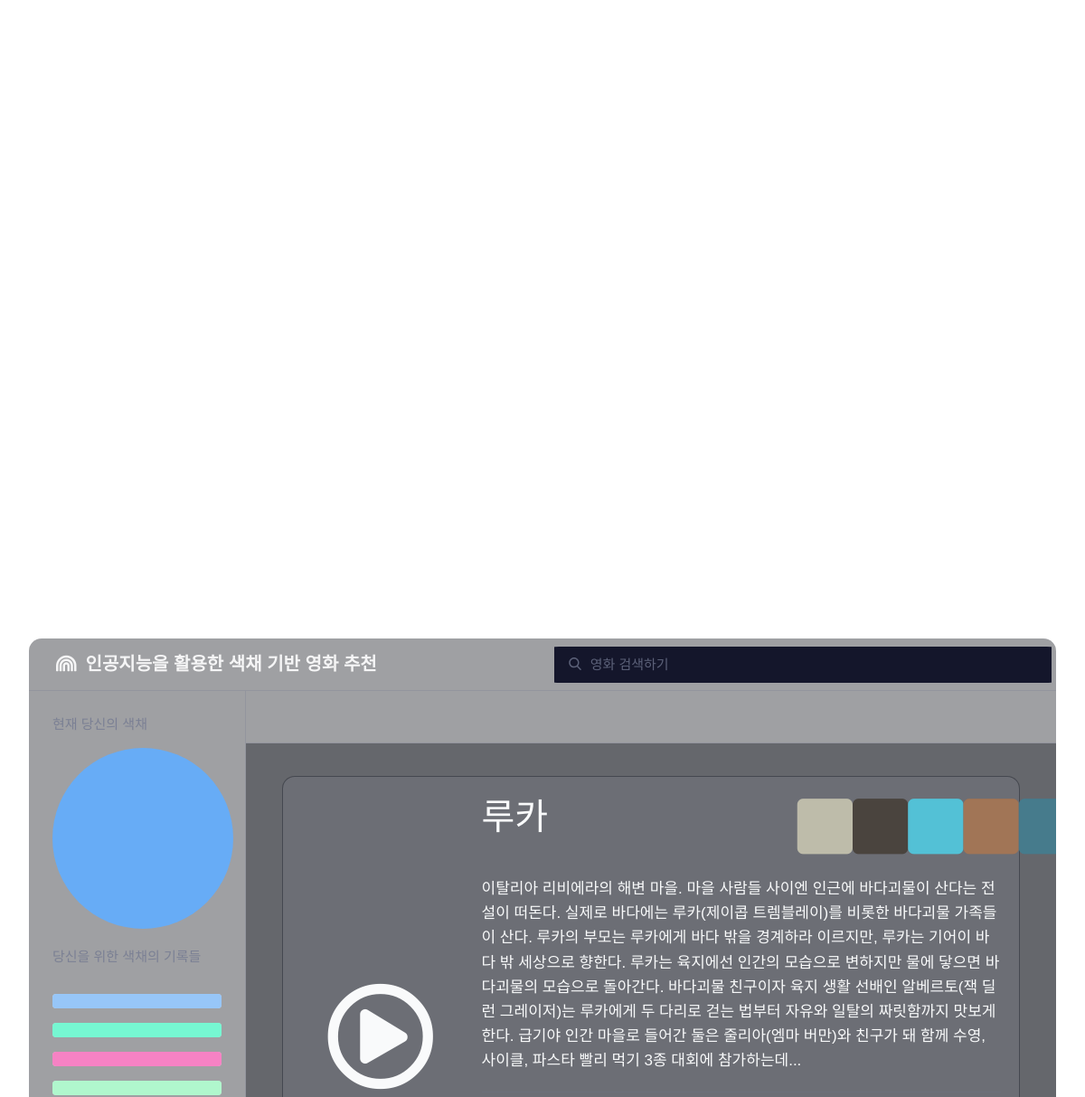
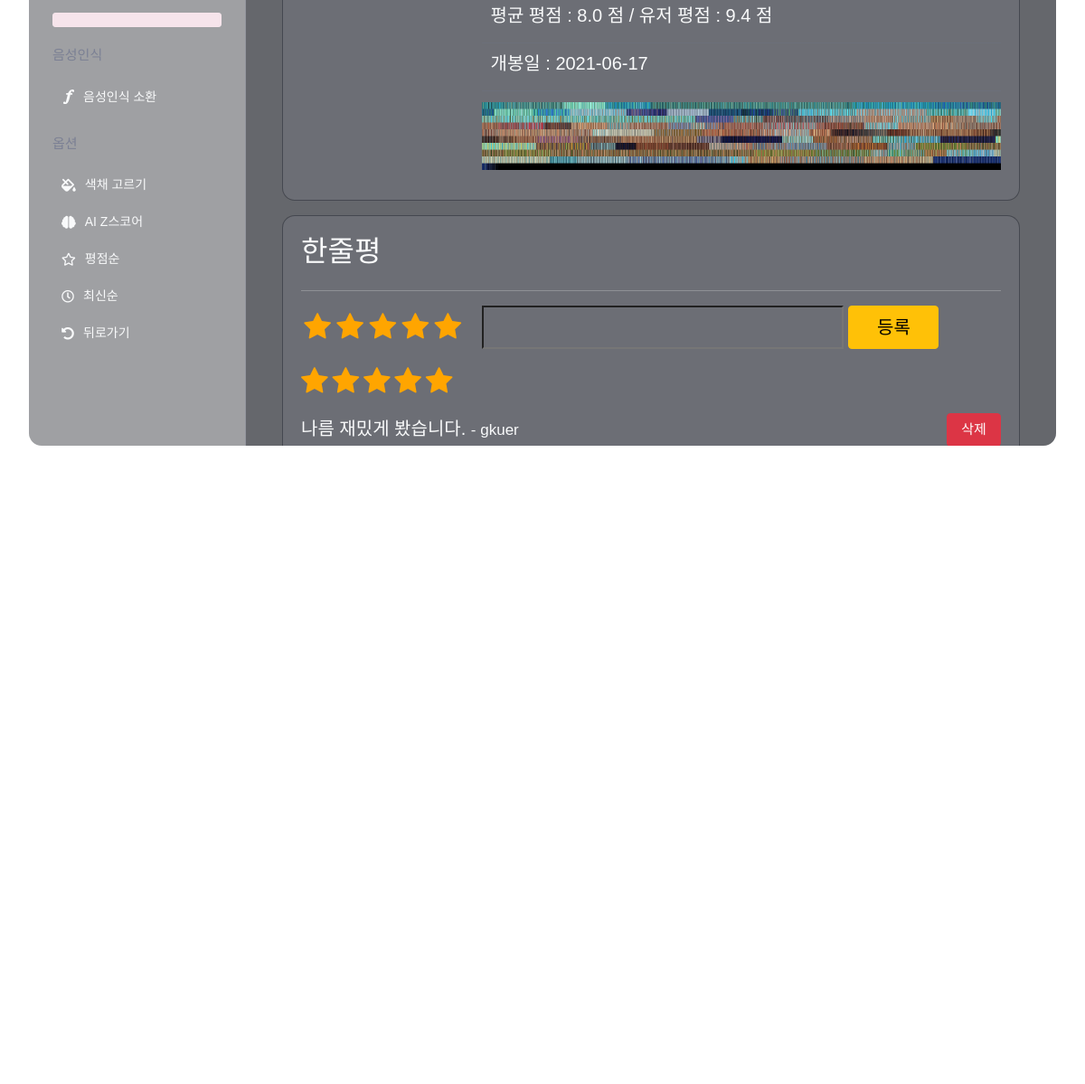
/movies/detail/36/ (signed in), run on the app's committed database (2 pictures, top to bottom).
### movies/models.py (models this page shows, shortened)
class UserColorRecord(models.Model):
    user = models.ForeignKey(settings.AUTH_USER_MODEL, on_delete=models.CASCADE)
    color = models.CharField(max_length=50)

class Movie(models.Model):
    title = models.CharField(max_length=50)
    overview = models.TextField()
    poster_url = models.TextField(null=True)
    naver_grade = models.FloatField(null=True)
    user_grade = models.IntegerField(null=True)
    release_date = models.TextField()
    trailer_url = models.TextField(null=True)

class Color(models.Model):
    movie = models.ForeignKey(Movie, on_delete=models.CASCADE)
    color = models.CharField(max_length=50, null=True) # Main Color
    color_url = models.TextField(null=True) # Frame
    color_1_R = models.CharField(max_length=50)
    color_1_G = models.CharField(max_length=50)
    color_1_B = models.CharField(max_length=50)
    color_2_R = models.CharField(max_length=50)
    color_2_G = models.CharField(max_length=50)
    color_2_B = models.CharField(max_length=50)
    color_3_R = models.CharField(max_length=50)
    color_3_G = models.CharField(max_length=50)
    color_3_B = models.CharField(max_length=50)
    color_4_R = models.CharField(max_length=50)
    color_4_G = models.CharField(max_length=50)
    color_4_B = models.CharField(max_length=50)
    color_5_R = models.CharField(max_length=50)
    color_5_G = models.CharField(max_length=50)
    color_5_B = models.CharField(max_length=50)

class MovieComment(models.Model):
    movie = models.ForeignKey(Movie, on_delete=models.CASCADE, related_name="comments")
    user = models.ForeignKey(settings.AUTH_USER_MODEL, on_delete=models.CASCADE, null=True)
    grade = models.IntegerField()
    content = models.CharField(max_length=50)
    created_at = models.DateTimeField(auto_now_add=True)
    updated_at = models.DateTimeField(auto_now=True)

### accounts/models.py (models this page shows)
class User(AbstractUser):
    point = models.IntegerField(default=0)

### movies/views.py (the view)
# urls.py: path('detail/<int:movie_pk>/', views.detail, name="detail"),
@login_required
@require_safe
def detail(request, movie_pk):
    if not request.user.usercolorrecord_set.all():
        return redirect('movies:choice')
    movie = Movie.objects.get(id = movie_pk)
    colors = request.user.usercolorrecord_set.all()                # Color List
    last_color = colors[len(colors)-1]                             # Picked Color
    colors = reversed(colors)                                      # Color Sort(Recently)
    comments = movie.comments.all()
    user_grade = 0
    if comments:
        for comment in comments:
            user_grade += comment.grade
        user_grade = 2*round(user_grade / len(comments),1)
    else:
        user_grade = "-"
    comments = MovieComment.objects.select_related('user').filter(movie = movie)
    reviews = Review.objects.select_related('user').filter(movie = movie)
    context = {
        'movie': movie,
        'colors': colors,
        'last_color': last_color,
        'user_grade': user_grade,
        'reviews': reviews,
        'comments': comments,
    }
    return render(request,'movies/detail.html', context)

### movies/templates/movies/detail.html (shortened to what this page needs)
{% extends 'base.html' %}
{% load static %}
{% block option_import %}
<link rel="stylesheet" href="https://cdnjs.cloudflare.com/ajax/libs/font-awesome/4.7.0/css/font-awesome.min.css">
<link rel="stylesheet" href="{% static 'movies/css/detail.css' %}">
{% endblock option_import %}
{% block back_URL %} "{% url 'movies:index' 1 %}" {% endblock back_URL %}
{% block content %}
<div class="main-container">
  <div class="main-header">
  </div>
  <div class="content-wrapper">
    <div class="content-section mt-3">
      <div class="app-card">
        <span>
          <div class="row">
            <div class="col-3">
              <div class="d-flex justify-content-center align-items-center h-100 w-100 " style="position:relative;" data-toggle="modal" data-target="#trailerModal">
              <i class="far fa-play-circle" style="font-size:120px; z-index:100;"></i>
              </div>
            </div>
        </span>
        {% for color in movie.color_set.all %}
        <div class="col-9">
          <div class="row">
            <div class="col-7">
              <h1> {{ movie.title }} </h1>
            </div>
            <div class="col-5 d-flex justify-content-between align-items-center">
              <i class="fas fa-square" style="color: rgb({{color.color_1_R}},{{color.color_1_G}},{{color.color_1_B}}); font-size: 70px; opacity: 0.9;"></i>
              <i class="fas fa-square" style="color: rgb({{color.color_2_R}},{{color.color_2_G}},{{color.color_2_B}}); font-size: 70px; opacity: 0.9;"></i>
              <i class="fas fa-square" style="color: rgb({{color.color_3_R}},{{color.color_3_G}},{{color.color_3_B}}); font-size: 70px; opacity: 0.9;"></i>
              <i class="fas fa-square" style="color: rgb({{color.color_4_R}},{{color.color_4_G}},{{color.color_4_B}}); font-size: 70px; opacity: 0.9;"></i>
              <i class="fas fa-square" style="color: rgb({{color.color_5_R}},{{color.color_5_G}},{{color.color_5_B}}); font-size: 70px; opacity: 0.9;"></i>
            </div>
          </div>
          <div class="app-card__subtext">
            {{ movie.overview }}
          </div>
          <div style="font-size: 17px; font-weight: 400; line-height: 1.6em; border-bottom: 1px solid var(--border-color); padding: 10px;">
            <h5>평균 평점 : {{ movie.naver_grade }} 점 / 유저 평점 : {{ user_grade }} 점</h5>
          </div>
          <div style="font-size: 17px; font-weight: 400; line-height: 1.6em; border-bottom: 1px solid var(--border-color); padding: 10px;">
            <h5>개봉일 : {{ movie.release_date }}</h5>
          </div>
          <div class="d-flex justify-content-center align-items-center" style="height:100px;" data-toggle="modal" data-target="#imageModal">
            {% with movie.pk|stringformat:"i" as moviepk %}
            {% with 'movies/images/'|add:moviepk|add:'.png' as image_static %}
            <img src="{% static image_static %}" alt="" class="h-75 w-100" id="color_url">
            {% endwith %}
            {% endwith %}
          </div>
        </div>
        {% endfor %}
      </div>
    </div>
    <div class="content-section mt-3">
      <div class="app-card">
        <h2> 한줄평 </h2>
        <hr>
        <div>
          <form action="{% url 'movies:movie_comment' movie.pk %}" method="POST" name="myform" id="myform"
            class="d-flex">
            <div id="full-stars-example-two">
              <div class="rating-group">
                <label aria-label="1 star" class="rating__label" for="grade-1"><i
                    class="rating__icon rating__icon--star fa fa-star"></i></label>
                <label aria-label="2 stars" class="rating__label" for="grade-2"><i
                    class="rating__icon rating__icon--star fa fa-star"></i></label>
                <label aria-label="3 stars" class="rating__label" for="grade-3"><i
                    class="rating__icon rating__icon--star fa fa-star"></i></label>
                <label aria-label="4 stars" class="rating__label" for="grade-4"><i
                    class="rating__icon rating__icon--star fa fa-star"></i></label>
                <label aria-label="5 stars" class="rating__label" for="grade-5"><i
                    class="rating__icon rating__icon--star fa fa-star"></i></label>
              </div>
            </div>
            <input type="text" name="content" style="background: none; margin-left: 20px; width: 400px; color:white;">
            <button class="btn btn-warning" style="font-weight: 500px; font-size: 20px; margin-left: 5px; width:100px;">등록</button>
          </form>
        </div>
        <div class="app-card__subtext">
          {% for comment in comments %}
          <div id="div{{ comment.id }}" onload="loadFunc()">
            {% if comment.grade == 1 %}
            <p><i class="rating__icon rating__icon--star fa fa-star"
                style="color:orange; cursor: pointer; padding: 0 0.1em; font-size: 2rem;"></i></p>
            {% elif comment.grade == 2%}
            <p><i class="rating__icon rating__icon--star fa fa-star"
                style="color:orange; cursor: pointer; font-size: 2rem;"></i>
              <i class="rating__icon rating__icon--star fa fa-star"
                style="color:orange; cursor: pointer; font-size: 2rem;"></i>
            </p>
            {% elif comment.grade == 4%}
            <p>
              <i class="rating__icon rating__icon--star fa fa-star"
                style="color:orange; cursor: pointer; font-size: 2rem;"></i>
              <i class="rating__icon rating__icon--star fa fa-star"
                style="color:orange; cursor: pointer; font-size: 2rem;"></i>
              <i class="rating__icon rating__icon--star fa fa-star"
                style="color:orange; cursor: pointer; font-size: 2rem;"></i>
              <i class="rating__icon rating__icon--star fa fa-star"
                style="color:orange; cursor: pointer; font-size: 2rem;"></i>
            </p>
            {% else %}
            <p><i class="rating__icon rating__icon--star fa fa-star"
                style="color:orange; cursor: pointer; font-size: 2rem;"></i>
              <i class="rating__icon rating__icon--star fa fa-star"
                style="color:orange; cursor: pointer; font-size: 2rem;"></i>
              <i class="rating__icon rating__icon--star fa fa-star"
                style="color:orange; cursor: pointer; font-size: 2rem;"></i>
              <i class="rating__icon rating__icon--star fa fa-star"
                style="color:orange; cursor: pointer; font-size: 2rem;"></i>
              <i class="rating__icon rating__icon--star fa fa-star"
                style="color:orange; cursor: pointer; font-size: 2rem;"></i>
            </p>
            {% endif %}
            <div class="d-flex justify-content-between align-items-center">
            <div>
            <h5 style="display:inline;">{{ comment.content }} </h5>- {{ comment.user}}
            </div>
            {% if request.user == comment.user %}
            <form action="{% url 'movies:movie_comment_delete' comment.pk movie.pk %}" method="POST">
            <button class="btn btn-danger" style="font-weight: 250px; font-size: 15px; margin-left: 5px; width:60px;">삭제</button>
            </form>
            {% endif %}
            </div>
          </div>
          {% endfor %}
        </div>
      </div>
    </div>
  </div>
</div>
{% endblock content %}

### templates/base.html (shortened to what this page needs)
{% load static %}
<!DOCTYPE html>
<html lang="ko">
  <head>
    <link rel="stylesheet" href="https://cdnjs.cloudflare.com/ajax/libs/normalize/5.0.0/normalize.min.css">
    <link href="https://cdn.jsdelivr.net/npm/bootstrap@5.1.3/dist/css/bootstrap.min.css" rel="stylesheet"
>
    <link rel="stylesheet" href="https://pro.fontawesome.com/releases/v5.10.0/css/all.css"/>
    <link rel="stylesheet" href="{% static 'css/base.css' %}">
    {% block option_import %}{% endblock option_import %}
  </head>
  <body style="font-family: 'Noto Sans KR', sans-serif;">
    <div class="video-bg">
      <video width="320" height="240" autoplay loop muted>
        <source src="{% static 'videos/background.mp4' %}" type="video/mp4">
      </video>
    </div>
    <div class="app">
      <div class="header" style="padding: 0px;">
        <div class="header-menu">
          <a class="menu-link " href="{% url 'movies:index' 1 %}"
            style="font-size: 20px; color: white; font-weight: bolder; opacity: 0.9;"> <i class="fas fa-rainbow" style="margin-right:10px; "></i>인공지능을 활용한 색채 기반 영화 추천</a>
        </div>
        <form action="{% url 'movies:index' 4 %}">
        <div class="search-bar" style="max-width: 2000px; margin-left: 150px;">
          <input id="searchInput" name="searchData" type="text" placeholder="영화 검색하기" style="width:550px; border-radius: 1%">
        </div>
        </form>
        <div class="header-profile d-flex justify-content-center align-items-center">
        </div>
      </div>
      <div class="wrapper">
        <div class="left-side">
          <div class="side-wrapper">
            <div class="side-title">현재 당신의 색채</div>
            <div class="side-menu">
              <div
                style="width:200px; height:200px; border-radius:50%; opacity: 0.9; background: {{ last_color.color }};">
              </div>
            </div>
          </div>
          <div class="side-wrapper">
            <div class="side-title">당신을 위한 색채의 기록들</div>
            <div class="side-menu">
              {% for color in colors %}
              <div class="progress mt-3">
                <div class="progress-bar" role="progressbar" style="width: 100%; opacity: 0.6; background-color: {{ color.color }};" aria-valuenow="100" aria-valuemin="0" aria-valuemax="100">
                  <form action="{% url 'movies:usercolor_update' color.color %}" method="POST">
                    <button style="width: 100%; height: 100%; background-color: transparent; background-repeat: no-repeat; border: none; cursor: pointer; overflow: hidden; outline: none;"></button>
                  </form>
                </div>
              </div>
              {% endfor %}
            </div>
          </div>
          <div class="side-wrapper">
            <div class="side-title">음성인식</div>
            <div class="side-menu">
              <a href="#" data-toggle="modal" data-target="#voiceModal">
                음성인식 소환
              </a>
            </div>
          </div>
          <div class="side-wrapper">
            <div class="side-title">옵션</div>
            <div class="side-menu">
              <a href="{% url 'movies:choice' %}">
                <i class="fas fa-fill-drip" style="margin-right: 10px;"></i>
                색채 고르기
              </a>
              <a href="{% url 'movies:index' 1 %}">
                <i class="fas fa-brain" style="margin-right: 10px;"></i>
                AI Z스코어
              </a>
              <a href="{% url 'movies:index' 2 %}">
                <i class="far fa-star" style="margin-right: 10px;"></i>
                평점순
              </a>
              <a href="{% url 'movies:index' 3 %}">
                <i class="far fa-clock" style="margin-right: 10px;"></i>
                최신순
              </a>
              <a id="backTag" href={% block back_URL %} {% endblock back_URL %}>
                <i class="fas fa-undo-alt" style="margin-right: 10px;"></i>
                뒤로가기
              </a>
            </div>
          </div>
        </div>
        {% block content %}
        {% endblock content %}
      </div>
    </div>
  </body>
</html>

### data on the page
Color: user_grade "9.4"
Movie: title "루카", overview "이탈리아 리비에라의 해변 마을. 마을 사람들 사이엔 인근에 바다괴물이 산다는 전설이 떠돈다. 실제로 바다에는 루카(제이콥 트렘블레이)를 비롯한 바다괴물 가족들이 산다. 루카의 부모는 루카에게 바다 밖을 경계하라 이르지만, 루카는 기어이 바다 밖 세상으로 향한다. 루카는 육지에선 인간의 모습으로 변하지만 물에 닿으면 바다괴물의 모습으로 돌아간다. 바다괴물 친구이자 육지 생활 선배인 알베르토(잭 딜런 그레이저)는 루카에게 두 다리로 걷는 법부터 자유와 일탈의 짜릿함까지 맛보게 한다. 급기야 인간 마을로 들어간 둘은 줄리아(엠마 버만)와 친구가 돼 함께 수영, 사이클, 파스타 빨리 먹기 3종 대회에 참가하는데...", naver_grade "8.0", release_date "2021-06-17"
MovieComment: grade 5 (drawn), content "나름 재밌게 봤습니다.", user "gkuer", shows "삭제"
